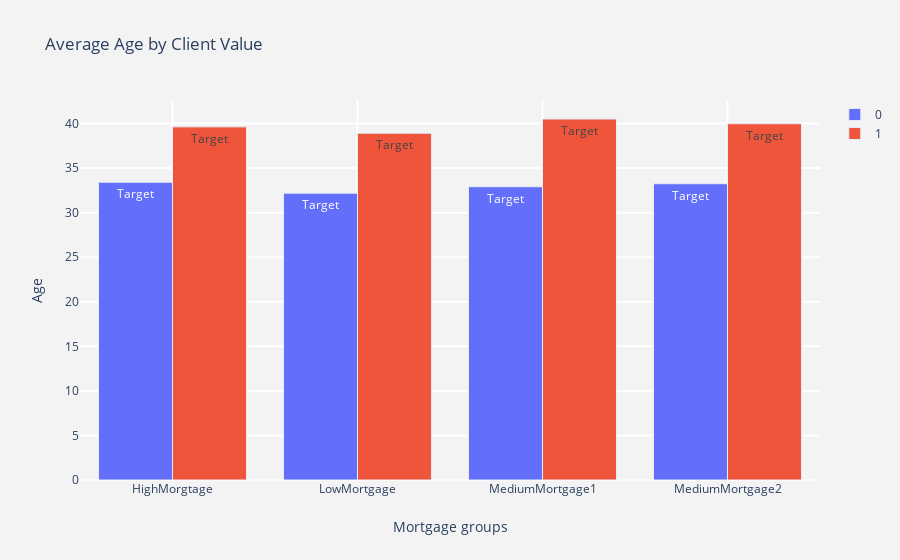

Notebook code cell kept with this figure:
### Code cell
py.iplot(fig5)
py.iplot(fig4)
py.iplot(fig6)

### Figure 1 — Plotly figure (JSON) as saved in the notebook; plotly's stock layout.template omitted (floating-point values rounded to 4 significant figures)
{"data": [{"marker": {"line": {"width": 1}}, "name": "0", "text": "Target", "type": "bar", "x": ["HighMorgtage", "LowMortgage", "MediumMortgage1", "MediumMortgage2"], "y": [33.42, 32.18, 32.91, 33.25]}, {"marker": {"line": {"width": 1}}, "name": "1", "text": "Target", "type": "bar", "x": ["HighMorgtage", "LowMortgage", "MediumMortgage1", "MediumMortgage2"], "y": [39.63, 38.92, 40.51, 39.98]}], "layout": {"paper_bgcolor": "rgb(243,243,243)", "plot_bgcolor": "rgb(243,243,243)", "title": {"text": "Average Age by Client Value"}, "xaxis": {"gridcolor": "rgb(255, 255, 255)", "gridwidth": 2, "ticklen": 5, "title": {"text": "Mortgage groups"}, "zerolinewidth": 1}, "yaxis": {"gridcolor": "rgb(255, 255, 255)", "gridwidth": 2, "ticklen": 5, "title": {"text": "Age"}, "zerolinewidth": 1}}}
